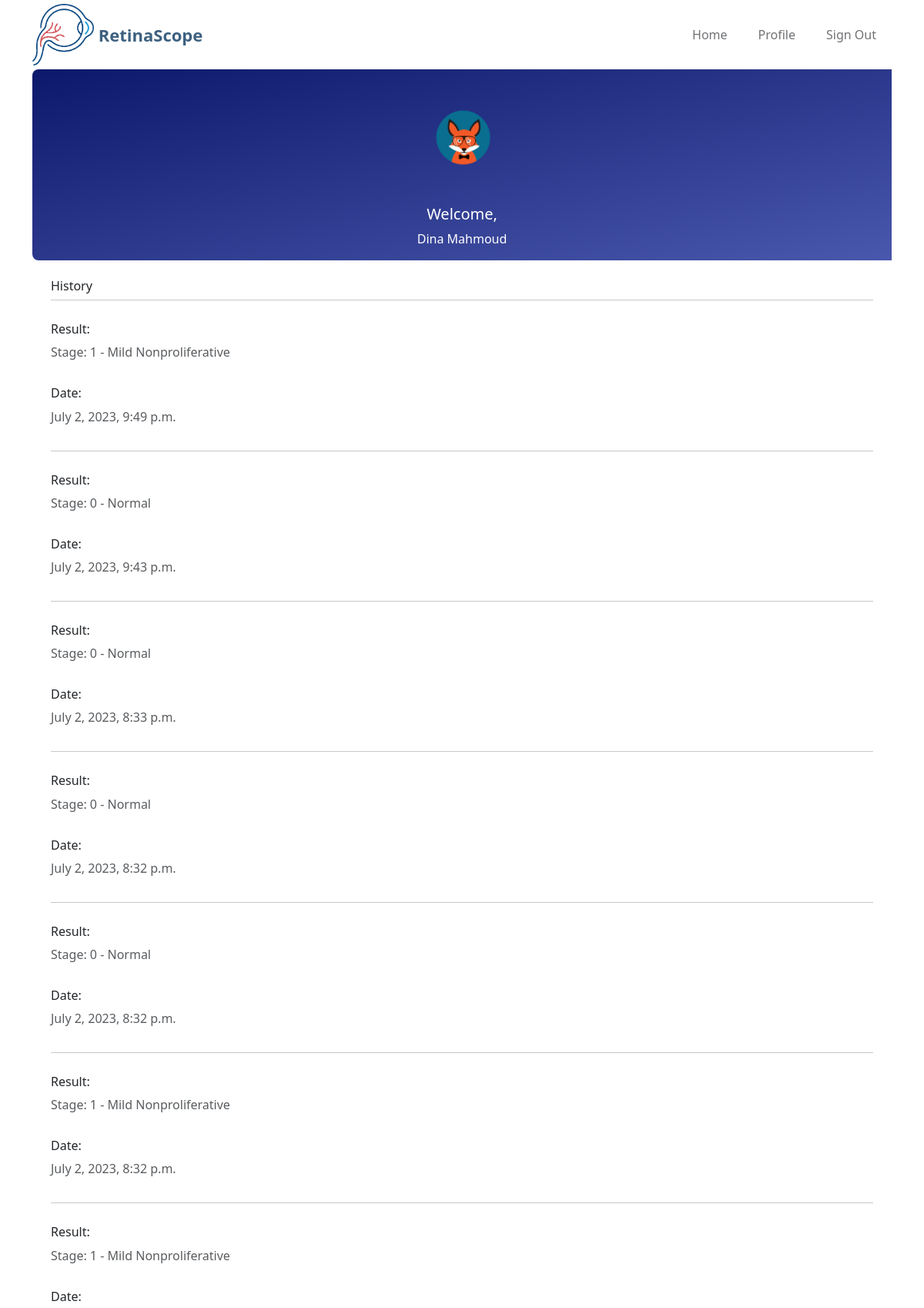
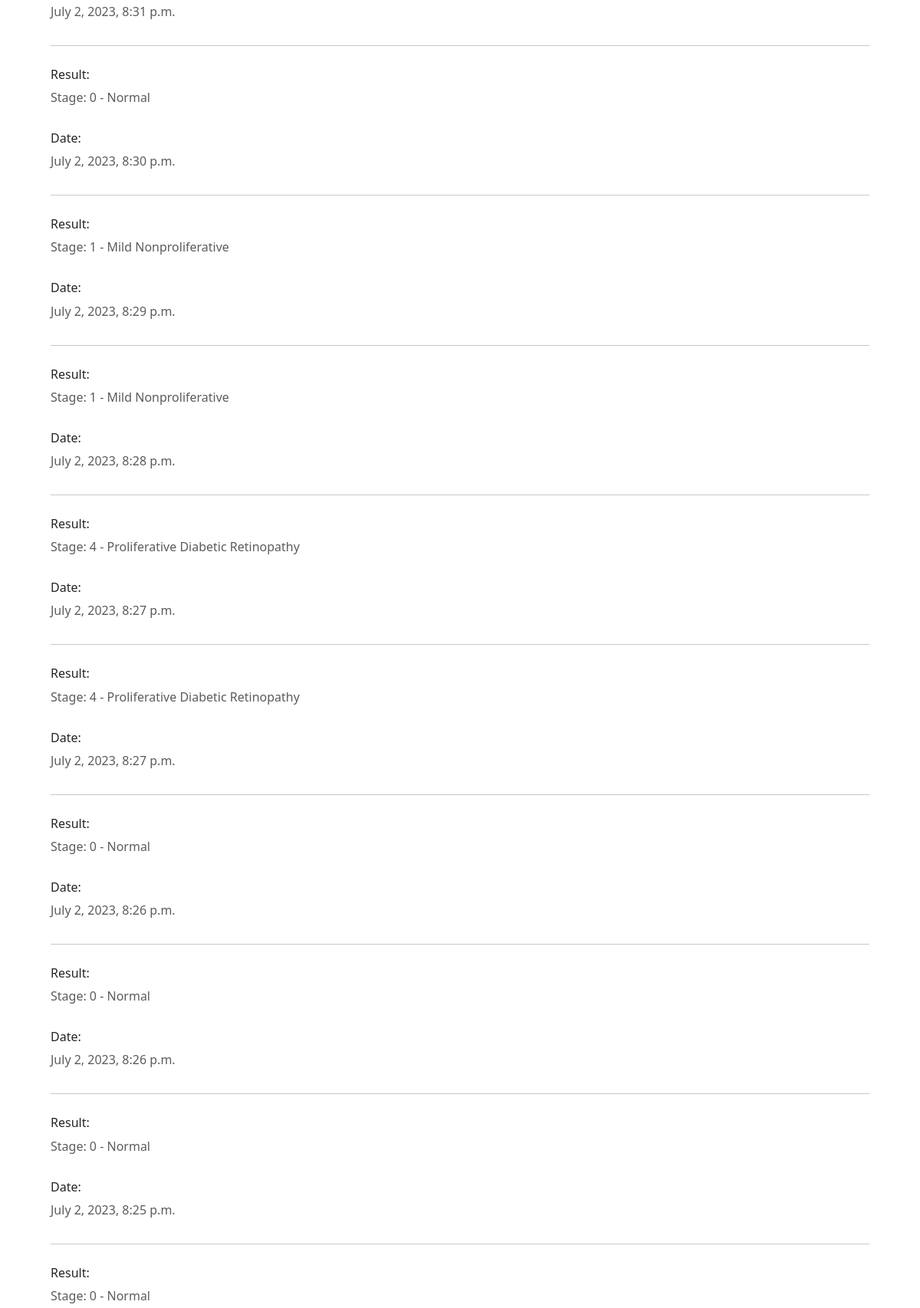
/profile/80/history (signed in, upper part), run on the app's committed database (2 pictures, top to bottom).
### retinoscope/models.py (models this page shows, shortened)
class History(models.Model):
    account = models.ForeignKey(Account, on_delete=models.CASCADE)
    date = models.DateTimeField(default=timezone.now)
    result = models.IntegerField(default=-1)

### retinoscope/views.py (the view)
# urls.py: path("profile/<int:pk>/history", views.get_history, name="history"),
def get_history(request, pk):
    if pk != request.user.id:
        raise PermissionDenied
    else:
        account = get_object_or_404(Account, user_id=pk)
        history_list = account.history_set.all().order_by('-date')
        empty = len(history_list)
        return render(request, "retinoscope/history2.html", {"history_list": history_list,
                                                            "empty": empty,
                                                            'class0':0,
                                                            'class1':1,
                                                            'class2':2,
                                                            'class3':3,
                                                            'class4':4})

### retinoscope/templates/retinoscope/history2.html (shortened to what this page needs)
{% load static %}
<!doctype html>
<html lang="en">
<head>
  <link href="{% static 'retinoscope/bootstrap.min.css' %}" rel="stylesheet">
  <link href="{% static 'retinoscope/bootstrap-icons.css' %}" rel="stylesheet">
  <link href="{% static 'retinoscope/profile3.css' %}" rel="stylesheet">
</head>
<body id="section_1">
  <nav class="navbar navbar-expand-lg bshadow-lg  ">
    <div class="container">
      <a class="navbar-brand" href="{% url 'index' %}">
        <img src="{% static 'retinoscope/media/logo.png' %}" class="logo img-fluid" alt="RetinaScope">
        <span>
          RetinaScope
        </span>
      </a>
      <div class="collapse navbar-collapse" id="navbarNav">
        <ul class="navbar-nav ms-auto">
          <li class="nav-item">
            <a class="nav-link click-scroll" href="{% url 'index' %}">Home</a>
          </li>
          {% if user.is_authenticated %}
          <li class="nav-item">
            <a class="nav-link click-scroll" href="{% url 'profile' pk=request.user.pk %}">Profile</a>
          </li>
          <li class="nav-item">
            <a class="nav-link click-scroll" href="{% url 'logout' %}">Sign Out</a>
          </li>
          {% endif %}
        </ul>
      </div>
    </div>
  </nav>
  <section class="vh-100" ;>
    <div class="container py-6 h-100">
      <div class="row d-flex justify-content-center align-items-center h-300">
        <div class="col col-lg-12 mb-10 mb-lg-0">
          <div class="row g-0">
            <div class="col-lg-12 gradient-custom text-center text-white"
              style="border-top-left-radius: .5rem; border-bottom-left-radius: .5rem;">
              <img src="{% static 'retinoscope/media/avatar2.png' %}" alt="Avatar"
                class="img-fluid my-5" style="width: 80px;" />
              <h5>Welcome,</h5>
              <p>{{ user.first_name }} {{ user.last_name }}</p>
            </div>
            <div class="col-lg-12">
              <div class="card-body p-4">
                <h6>History</h6>
                <hr class="mt-0 mb-4">
                {% if user.is_authenticated %}
                {% if empty == 0 %}
                <h2> Your history is empty!</h2>
                {% else %}
                {% for history in history_list %}
                <div class="row pt-1">
                  <div class="col-12 mb-3">
                    <h6>Result:</h6>
                    {% if history.result == class0 %}
                    <p class="text-muted">Stage: {{ history.result }} - Normal </p>
                    {% elif history.result == class1 %}
                    <p class="text-muted">Stage: {{ history.result }} - Mild Nonproliferative </p>
                    {% elif history.result == class2 %}
                    <p class="text-muted">Stage: {{ history.result }} - Moderate Nonproliferative </p>
                    {% elif history.result == class3 %}
                    <p class="text-muted">Stage: {{ history.result }} - Severe Nonproliferative </p>
                    {% else %}
                    <p class="text-muted">Stage: {{ history.result }} - Proliferative Diabetic Retinopathy </p>
                    {% endif %}
                  </div>
                  <div class="col-12 mb-3">
                    <h6>Date:</h6>
                    <p class="text-muted">{{ history.date }}</p>
                  </div>
                </div>
                <hr class="mt-0 mb-4">
                {% endfor %}
                {% endif %}
                {% endif %}
              </div>
            </div>
          </div>
        </div>
      </div>
    </div>
  </section>
</body>
</html>

### retinoscope/static/retinoscope/profile3.css (style rules this page uses)
.navbar { background: var(--white-color); z-index: 9; padding-top: 0; padding-bottom: 0; }
.navbar-brand { color: #3d6180; font-size: 22px; font-weight: 700; }
.navbar-brand span { display: inline-block; vertical-align: middle; }
.logo { width: 80px; height: auto; }
.navbar-expand-lg .navbar-nav .nav-link { margin-right: 0; margin-left: 0; padding: 20px; }
.navbar-nav .nav-link { display: inline-block; color:#717275; font-size: 16px; font-weight: 400; position: relative; padding-top: 15px; padding-bottom: 15px; }
.gradient-custom { background: #131552; background: -webkit-linear-gradient(to right bottom, rgb(101, 130, 246), rgb(133, 157, 253)); background: linear-gradient(to right bottom, rgb(12, 24, 107), rgb(73, 87, 172)); width: 200%; }
.vh-100 { background:white; }
a, button { touch-action: manipulation; transition: all 0.3s; }
a { color: #717275; text-decoration: none; }
ul li { color:#717275; font-size: 16px; font-weight: 400; }

### data on the page
History: result "1", date "July 2, 2023, 9:49 p.m."
History: result "0", date "July 2, 2023, 9:43 p.m."
History: result "0", date "July 2, 2023, 8:33 p.m."
History: result "0", date "July 2, 2023, 8:32 p.m."
History: result "0", date "July 2, 2023, 8:32 p.m."
History: result "1", date "July 2, 2023, 8:32 p.m."
History: result "1", date "July 2, 2023, 8:31 p.m."
History: result "0", date "July 2, 2023, 8:30 p.m."
History: result "1", date "July 2, 2023, 8:29 p.m."
History: result "1", date "July 2, 2023, 8:28 p.m."
History: result "4", date "July 2, 2023, 8:27 p.m."
History: result "4", date "July 2, 2023, 8:27 p.m."
History: result "0", date "July 2, 2023, 8:26 p.m."
History: result "0", date "July 2, 2023, 8:26 p.m."
History: result "0", date "July 2, 2023, 8:25 p.m."
History: result "0"

### other printed values
{{ user.first_name }} "Dina"
{{ user.last_name }} "Mahmoud"
